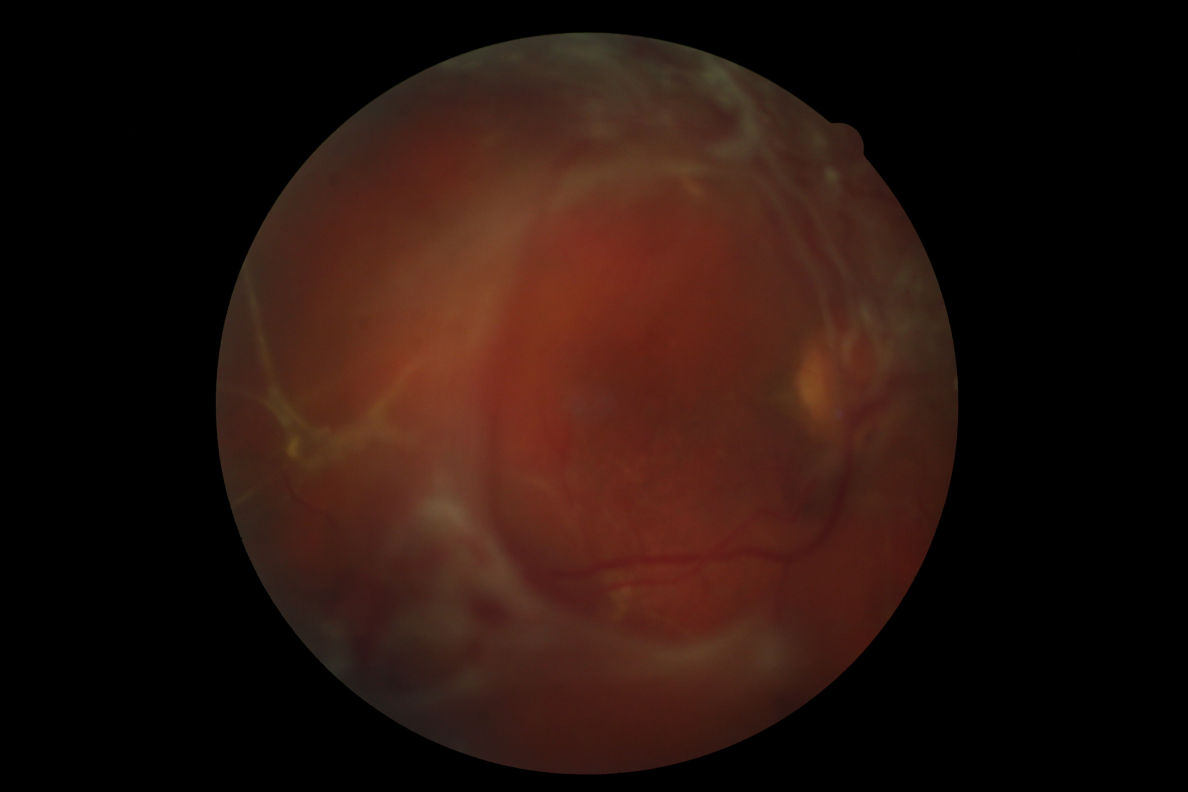
#> input picture codes/example_data/images/13651_right.jpeg, 4752 x 3168 px (shown at 1/4 size)
$ python -i filter_fundus_quality_metadata.py   (imports and definitions only)
#> lines starting #> are read from the running program, lines starting #| are printed output that depends on the picture; after the words box and inside, x2 and y2 are one past the last pixel; in counts of white or black regions, pixels touching at a corner belong together
import argparse
import json
import os
from pathlib import Path
from multiprocessing import Pool

import numpy as np
from PIL import Image, ImageFilter


# [5 lines left out: function get_available_cpu_count, not called in this run]


def get_fundus_mask(arr: np.ndarray, threshold: float = 12.0) -> np.ndarray:
    return arr.mean(axis=2) > threshold


def get_radius_map(mask: np.ndarray) -> np.ndarray:
    ys, xs = np.nonzero(mask)
    if len(xs) < 8:
        return np.ones(mask.shape, dtype=np.float32)
    cy = float(np.mean(ys))
    cx = float(np.mean(xs))
    max_r = float(np.max(np.sqrt((ys - cy) ** 2 + (xs - cx) ** 2))) + 1e-6
    yy, xx = np.indices(mask.shape)
    rr = np.sqrt((yy - cy) ** 2 + (xx - cx) ** 2) / max_r
    return rr.astype(np.float32)


def compute_quality_metrics(image_path: Path, resize_max: int = 1024) -> dict:
#> called with image_path = 'example_data/images/13651_right.jpeg', resize_max = 1024
    img = Image.open(image_path).convert("RGB")
#> img is the input picture: PIL image 4752x3168 RGB; mean R, G, B 38.6, 18.9, 13
    if max(img.size) > resize_max:
        scale = resize_max / float(max(img.size))
        img = img.resize(
            (max(32, int(img.size[0] * scale)), max(32, int(img.size[1] * scale))),
            Image.Resampling.BILINEAR,
        )
#> img: PIL image 1024x682 RGB

    arr = np.asarray(img).astype(np.float32)
    mask = get_fundus_mask(arr)
#> in get_fundus_mask, `return arr.mean(axis=2) > threshold`:
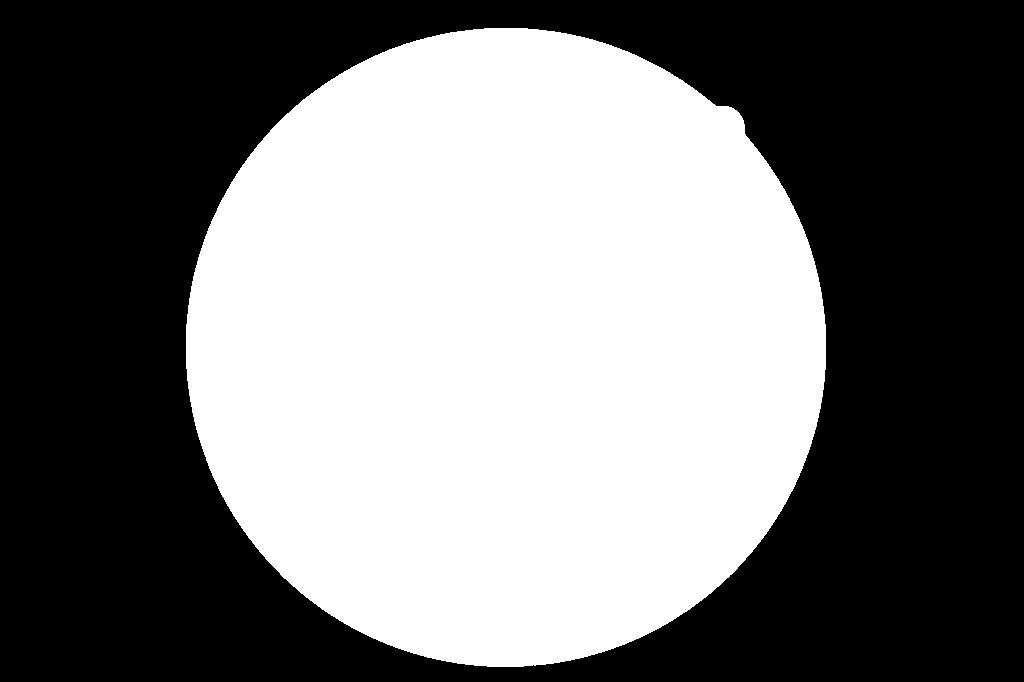
#> returned value: shape (682, 1024) bool; 46.1% white; 1 white region, box (x1, y1, x2, y2) and area: (186, 28, 826, 667) 322056
    if mask.sum() < 256:
        return {
            "valid": False,
            "edge_green": 0.0,
            "edge_blue": 0.0,
            "edge_luma_ratio": 1.0,
            "p995_luma": 0.0,
            "noise": 0.0,
        }

    rgb = arr / 255.0
    luma = 0.299 * rgb[..., 0] + 0.587 * rgb[..., 1] + 0.114 * rgb[..., 2]
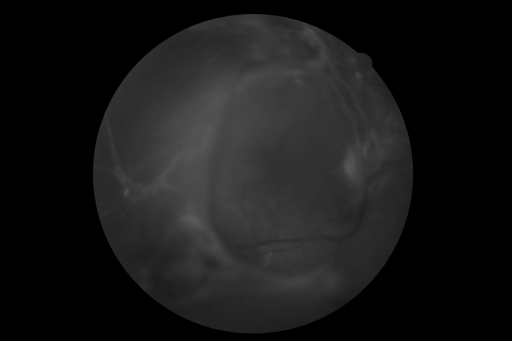
#> luma: shape (682, 1024) float32 (shown at 1/2 size); min 0, max 0.357, mean 0.0946
    radius = get_radius_map(mask)
#> in get_radius_map, `cy = float(np.mean(ys))`: cy = 346.7
#> in get_radius_map, `cx = float(np.mean(xs))`: cx = 505.7
#> in get_radius_map, `max_r = float(np.max(np.sqrt((ys - cy) ** 2 + (xs - cx) ** 2))) + 1e-6`: max_r = 330.2
#> in get_radius_map, `rr = np.sqrt((yy - cy) ** 2 + (xx - cx) ** 2) / max_r`:
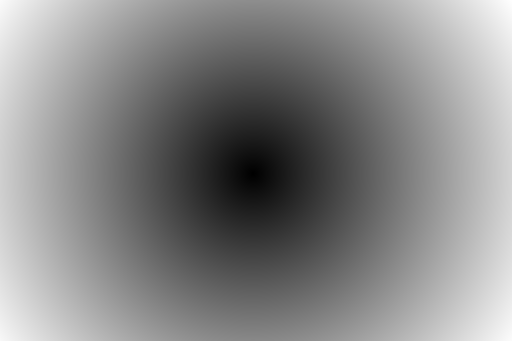
#> rr: shape (682, 1024) float64 (shown at 1/2 size); min 0.0013, max 1.89, mean 1; drawn with min black and max white
    ring = mask & (radius >= 0.84)
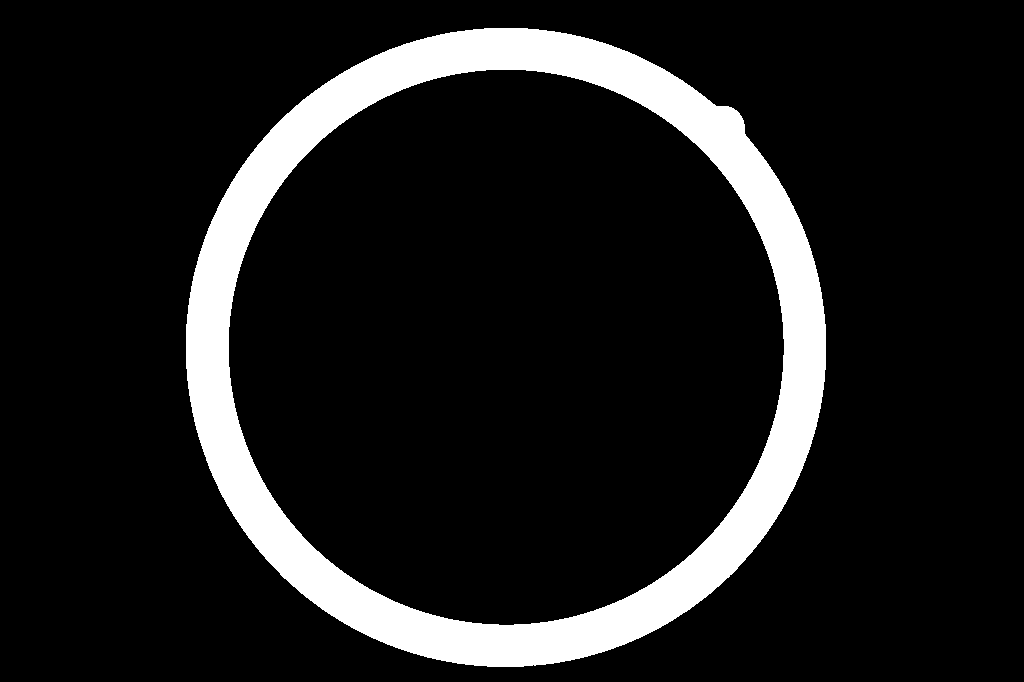
#> ring: shape (682, 1024) bool; 11.5% white; 1 white region, box (x1, y1, x2, y2) and area: (186, 28, 826, 667) 80303
    core = mask & (radius <= 0.55)
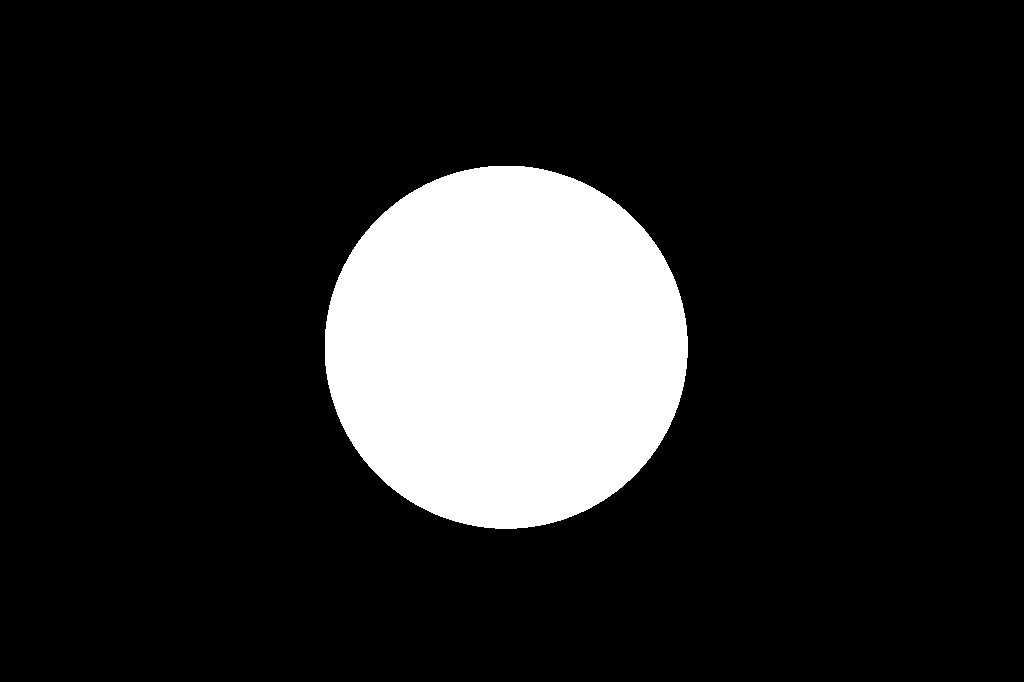
#> core: shape (682, 1024) bool; 14.8% white; 1 white region, box (x1, y1, x2, y2) and area: (325, 166, 688, 529) 103644

    if ring.sum() < 64 or core.sum() < 64:
        return {
            "valid": False,
            "edge_green": 0.0,
            "edge_blue": 0.0,
            "edge_luma_ratio": 1.0,
            "p995_luma": float(np.quantile(luma[mask], 0.995)),
            "noise": 0.0,
        }

    edge_green = float(rgb[..., 1][ring].mean() - rgb[..., 1][core].mean())
#> edge_green = -0.04
    edge_blue = float(rgb[..., 2][ring].mean() - rgb[..., 2][core].mean())
#> edge_blue = -0.013
    edge_luma_ratio = float(luma[ring].mean() / max(luma[core].mean(), 1e-6))
#> edge_luma_ratio = 0.678
    p995_luma = float(np.quantile(luma[mask], 0.995))
#> p995_luma = 0.326

    den = np.asarray(img.filter(ImageFilter.MedianFilter(size=3))).astype(np.float32) / 255.0
    noise_map = np.mean(np.abs(rgb - den), axis=2)
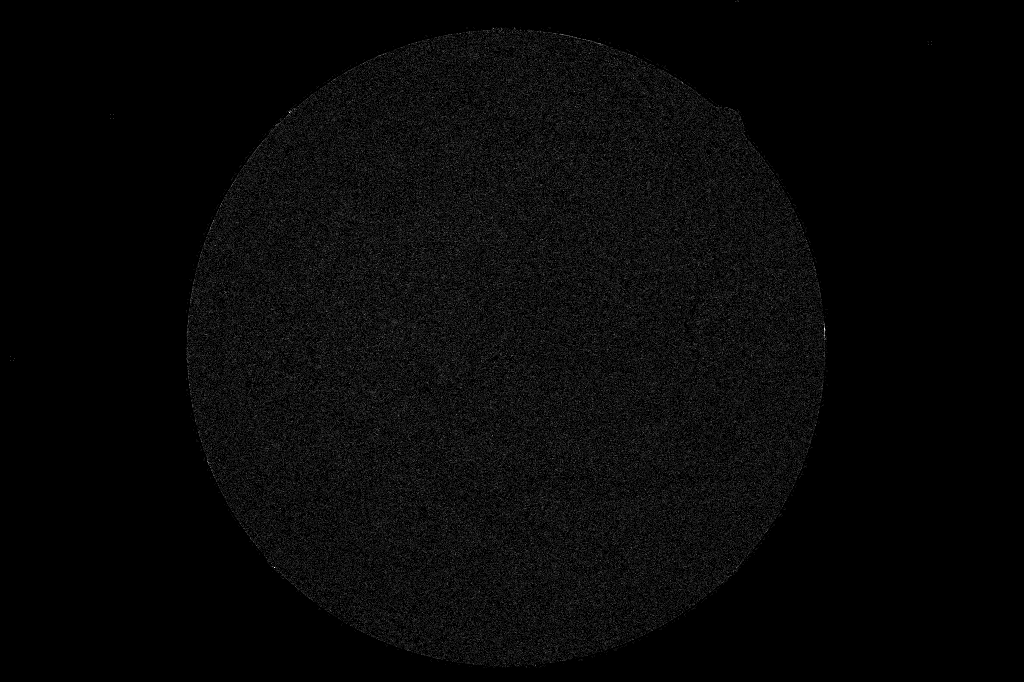
#> noise_map: shape (682, 1024) float32; min 0, max 0.0222, mean 0.000693; drawn with min black and max white
    noise = float(noise_map[mask].mean())
#> noise = 0.0015

    return {
        "valid": True,
        "edge_green": edge_green,
        "edge_blue": edge_blue,
        "edge_luma_ratio": edge_luma_ratio,
        "p995_luma": p995_luma,
        "noise": noise,
    }


# [134 lines left out: functions classify, process_record, main, not called in this run]


# [2 lines not run here, left out]

>>> result = compute_quality_metrics('example_data/images/13651_right.jpeg')
#> result = {'valid': True, 'edge_green': -0.04, 'edge_blue': -0.013, 'edge_luma_ratio': 0.678, 'p995_luma': 0.326, 'noise': 0.0015}

$ run again, on codes/example_data/images/21096_right.jpeg
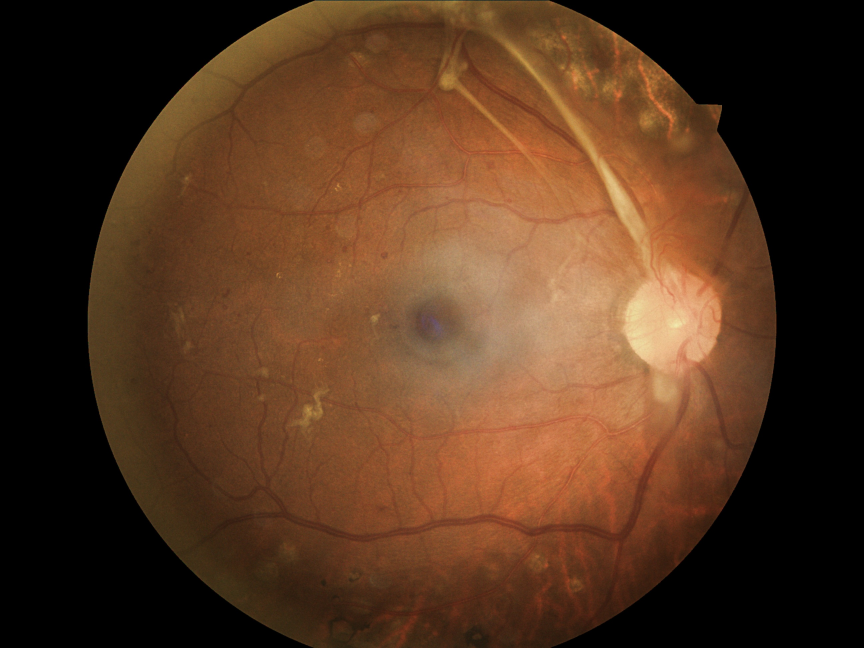
#> input picture codes/example_data/images/21096_right.jpeg, 2592 x 1944 px (shown at 1/3 size)
#> in compute_quality_metrics, img is the input picture: PIL image 2592x1944 RGB; mean R, G, B 85, 53.8, 31.7
#> img: PIL image 1024x768 RGB
#> in get_fundus_mask, `return arr.mean(axis=2) > threshold`:
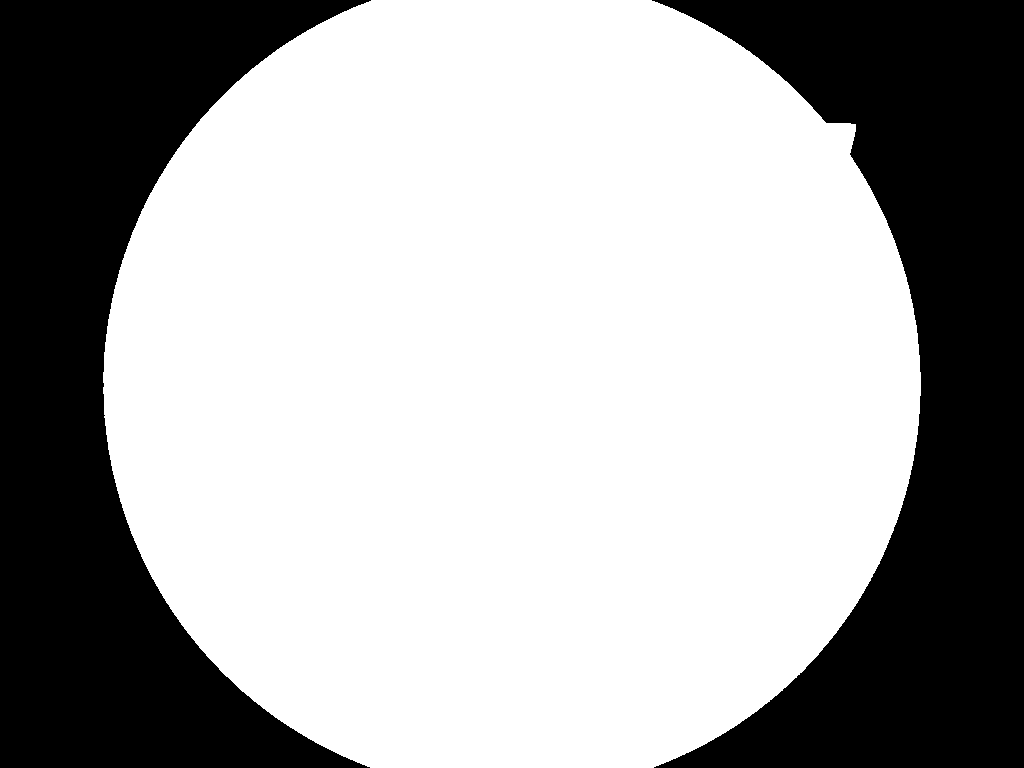
#> returned value: shape (768, 1024) bool; 65.6% white; 2 black regions, box (x1, y1, x2, y2) and area: (0, 0, 371, 768) 135513, (652, 0, 1024, 768) 135090
#> cy = 383.4
#> cx = 511.8
#> max_r = 430.2
#> ring: shape (768, 1024) bool; 13.4% white; 1 white region, box (x1, y1, x2, y2) and area: (103, 0, 921, 768) 105563
#> in compute_quality_metrics, `core = mask & (radius <= 0.55)`:
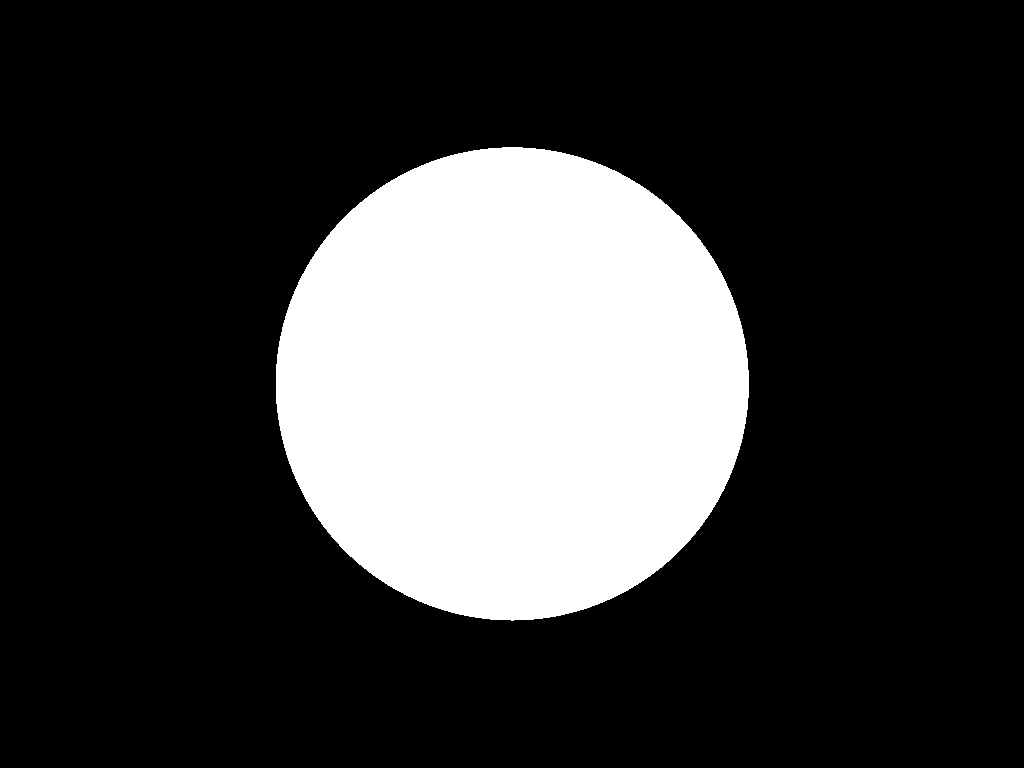
#> core: shape (768, 1024) bool; 22.4% white; 1 white region, box (x1, y1, x2, y2) and area: (276, 147, 749, 621) 175885
#> edge_green = -0.174
#> edge_blue = -0.135
#> edge_luma_ratio = 0.57
#> p995_luma = 0.784
#> noise = 0.00417
#> result = {'valid': True, 'edge_green': -0.174, 'edge_blue': -0.135, 'edge_luma_ratio': 0.57, 'p995_luma': 0.784, 'noise': 0.00417}

$ run again, on codes/example_data/images/27597_right.jpeg
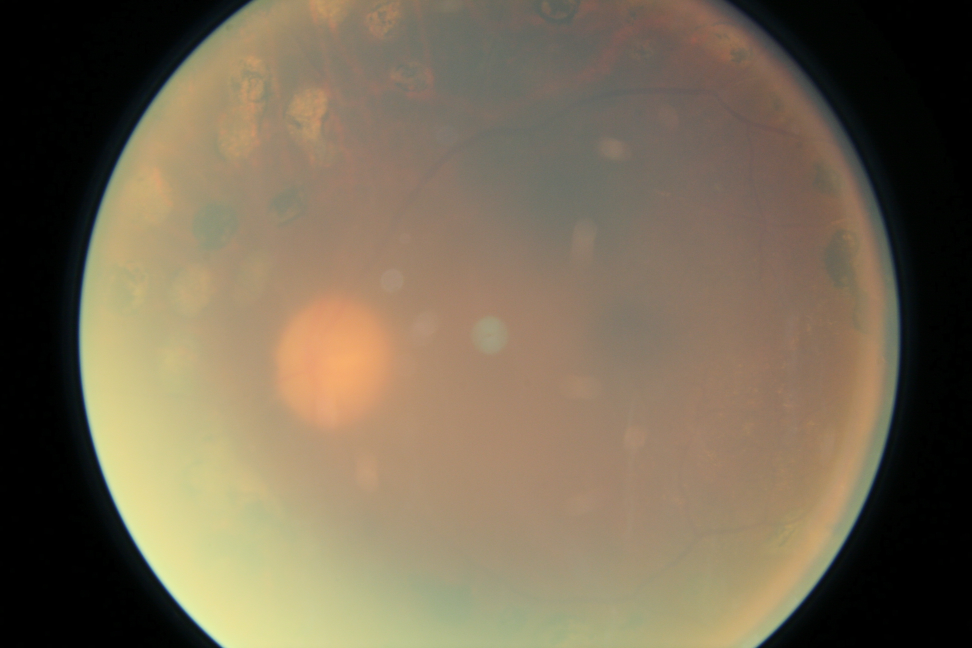
#> input picture codes/example_data/images/27597_right.jpeg, 3888 x 2592 px (shown at 1/4 size)
#> in compute_quality_metrics, img is the input picture: PIL image 3888x2592 RGB; mean R, G, B 118.4, 105.4, 84
#> img: PIL image 1024x682 RGB
#> in get_fundus_mask, `return arr.mean(axis=2) > threshold`:
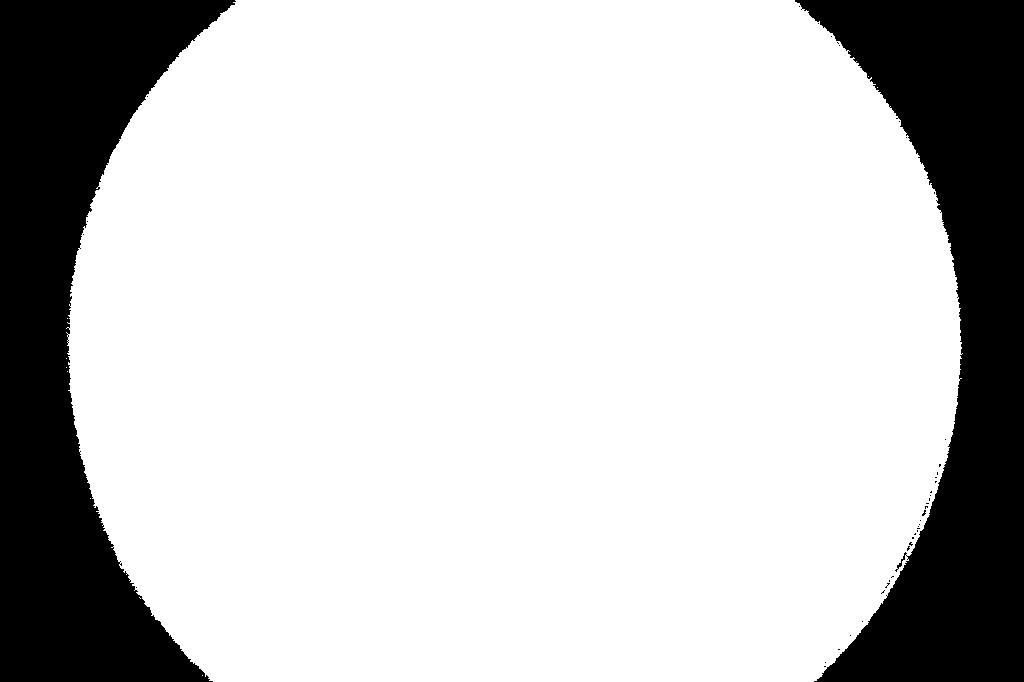
#> returned value: shape (682, 1024) bool; 77.8% white; 43 black regions (41 under 20 px), largest, box (x1, y1, x2, y2) and area: (0, 0, 236, 682) 79055, (795, 0, 1024, 682) 75886
#> cy = 342.9
#> cx = 513.7
#> max_r = 455.5
#> ring: shape (682, 1024) bool; 14.7% white; 11 white regions (9 under 20 px), largest, box (x1, y1, x2, y2) and area: (66, 0, 344, 682) 51425, (684, 0, 963, 682) 51422
#> core: shape (682, 1024) bool; 28.2% white; 1 white region, box (x1, y1, x2, y2) and area: (264, 93, 765, 594) 197202
#> edge_green = -0.0201
#> edge_blue = -0.0435
#> edge_luma_ratio = 0.92
#> p995_luma = 0.859
#> in compute_quality_metrics, `noise_map = np.mean(np.abs(rgb - den), axis=2)`:
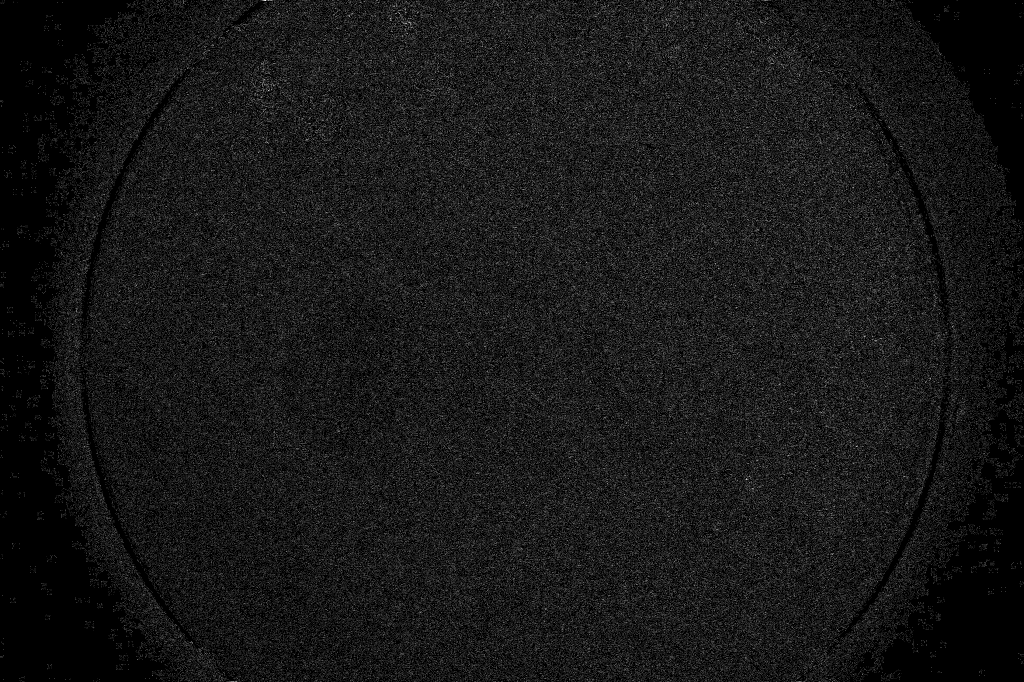
#> noise_map: shape (682, 1024) float32; min 0, max 0.0196, mean 0.00179; drawn with min black and max white
#> noise = 0.00211
#> result = {'valid': True, 'edge_green': -0.0201, 'edge_blue': -0.0435, 'edge_luma_ratio': 0.92, 'p995_luma': 0.859, 'noise': 0.00211}
